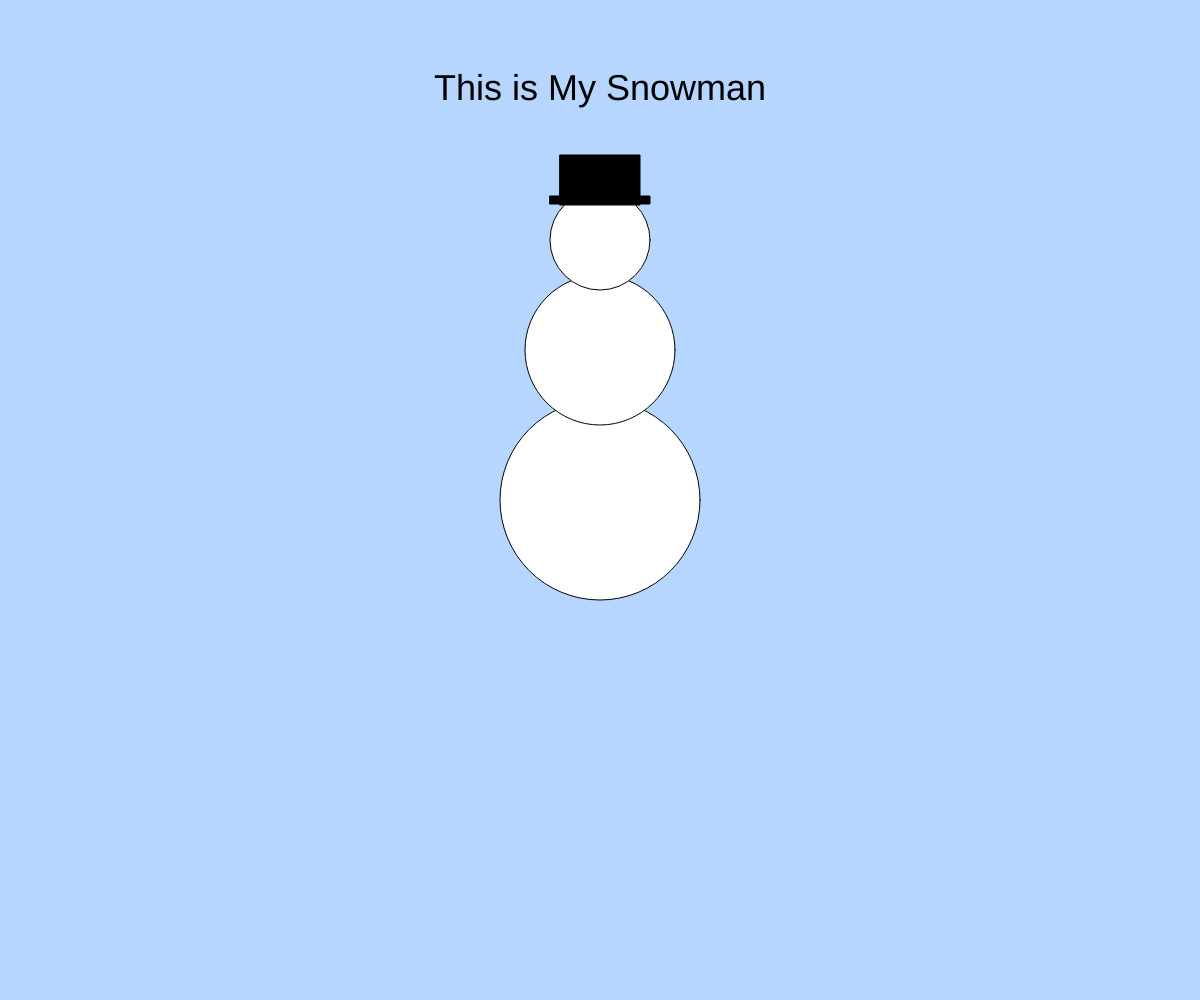
Frame 1 (no input)
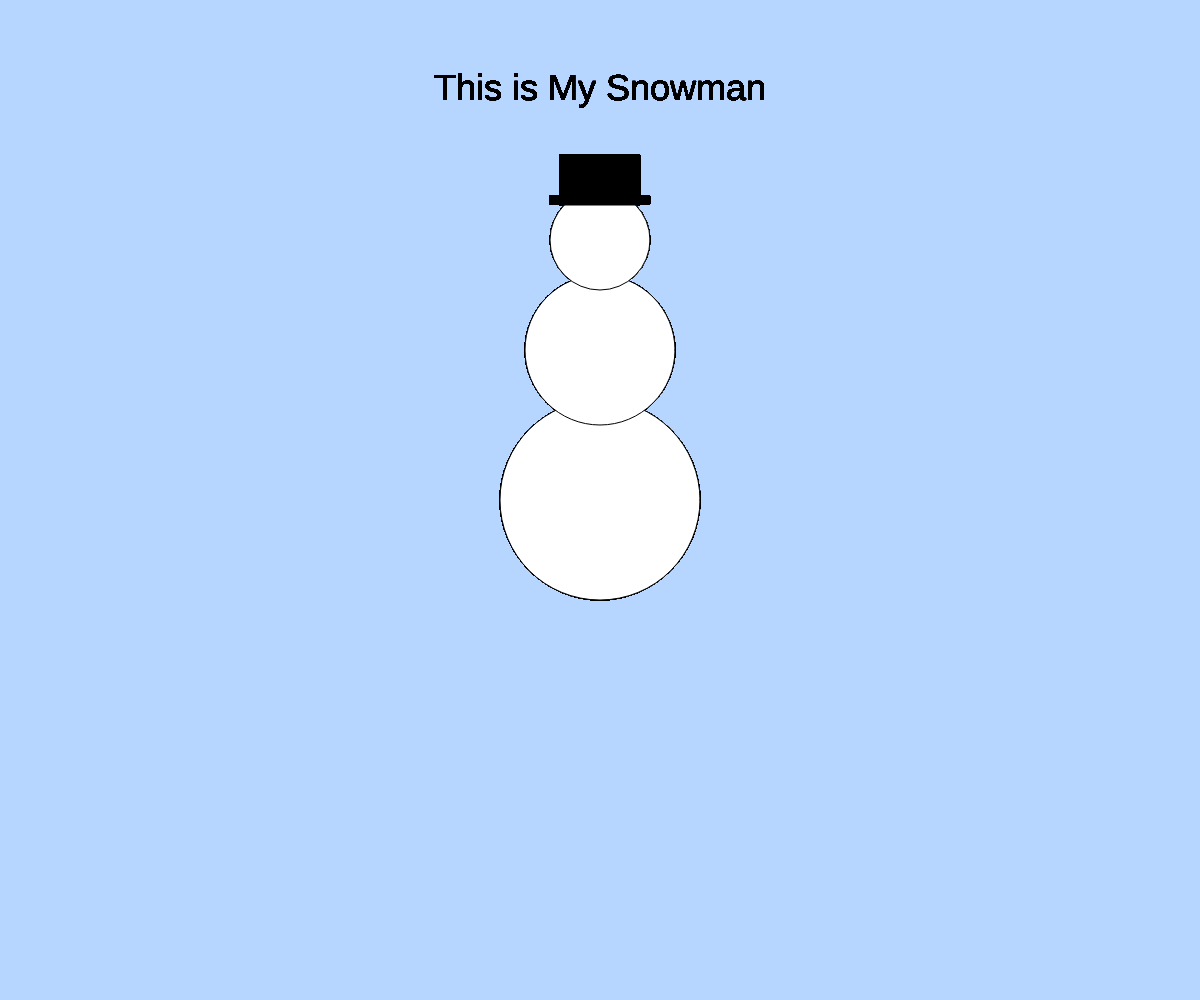
Frame 60 (no input)
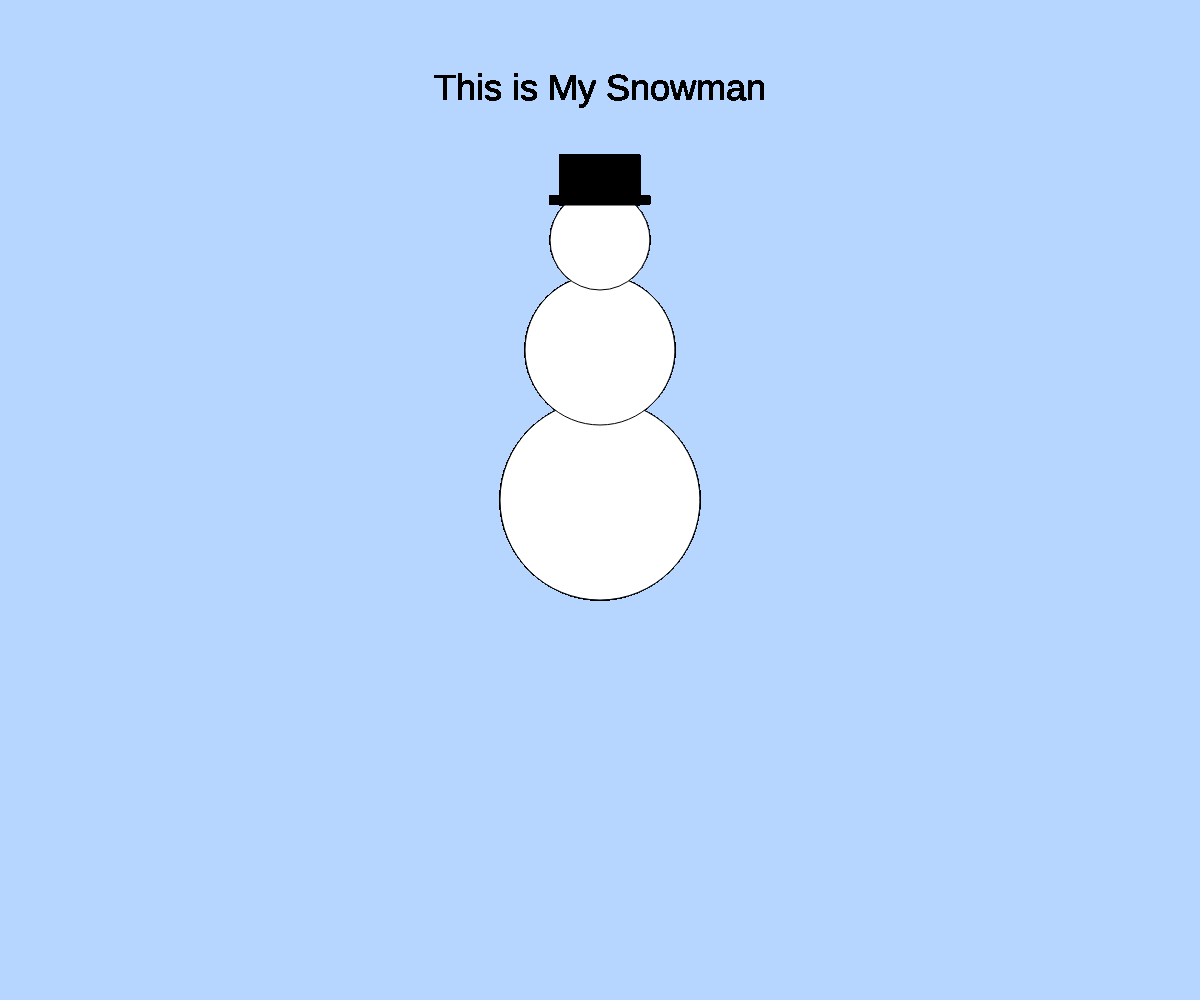
Frame 120 (the mouse pressed at the canvas centre since frame 60)

The p5.js sketch that drew these frames (run headless with seeded random() and noise() and a simulated clock; from frame 60 on, the mouse is pressed at the canvas centre):

// p5.js sketch
// ── sketch.js
function setup() {
  // put setup code here
  createCanvas(windowWidth, windowHeight);
  background(182, 214, 255);
  rectMode(CENTER);
}

  function draw(){
  fill(255);
  ellipse(windowWidth / 2, 500, 200, 200);
  ellipse(windowWidth / 2, 350, 150, 150);
  ellipse(windowWidth / 2, 240, 100, 100);

  fill(0);
  rect(windowWidth/2, 180, 80, 50);
  rect(windowWidth/2, 200, 100, 8);

  textSize(36);
  textAlign(CENTER);
  text("This is My Snowman", windowWidth/2, 100);



}
